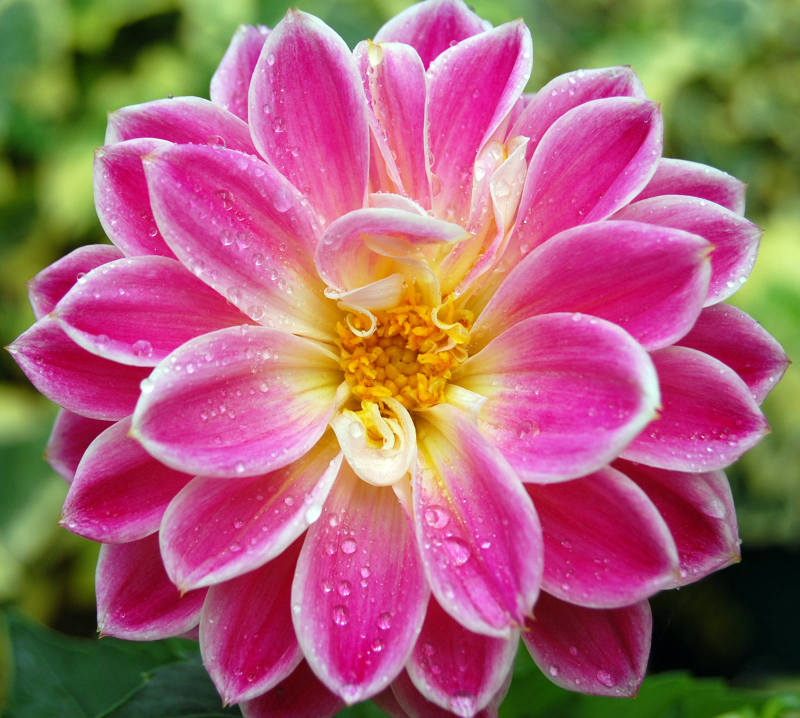
#> input picture images/flow.jpeg, 1600 x 1436 px, found by its file name (shown at 1/2 size)
$ python 05_transformations.py
#> lines starting #> are read from the running program, lines starting #| are printed output that depends on the picture
import cv2 as cv
import numpy as np
img = cv.imread('images/flow.jpeg')
#> img is the input picture: shape (1436, 1600, 3); mean B, G, R 113.5, 100.8, 165.8
cv.imshow('Flower',img)

#Transformation
def translate (img,x,y):
#> called with x = 100, y = 100
    transMat=np.float32([[1,0,x],[0,1,y]])
    dimensions=(img.shape[1],img.shape[0])
#> dimensions = (1600, 1436)
    return cv.warpAffine(img, transMat, dimensions)
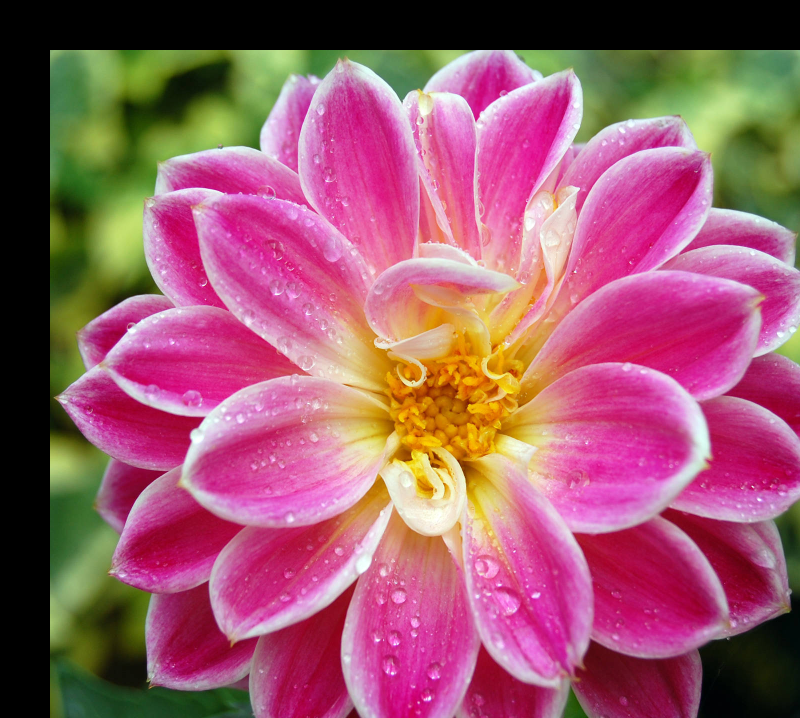
#> returned value: shape (1436, 1600, 3) (shown at 1/2 size); mean of channels 0, 1, 2 106, 89.3, 154.8; drawn as B, G, R

# -x -> Left
# -y -> Up
# x -> Right
# y-> Down

translated = translate(img, 100,100)
cv.imshow('Translated', translated)
cv.waitKey(0)

#Rotation
def rotate(img, angle, rotPoint=None):
#> called with angle = 45
    (height,width) = img.shape[:2]
#> height = 1436; width = 1600
    if rotPoint is None:
        rotPoint = (width//2,height//2)
#> rotPoint = (800, 718)
    rotMat = cv.getRotationMatrix2D(rotPoint, angle, 1.0)
    dimensions = (width, height)
#> dimensions = (1600, 1436)
    return cv.warpAffine(img, rotMat, dimensions)
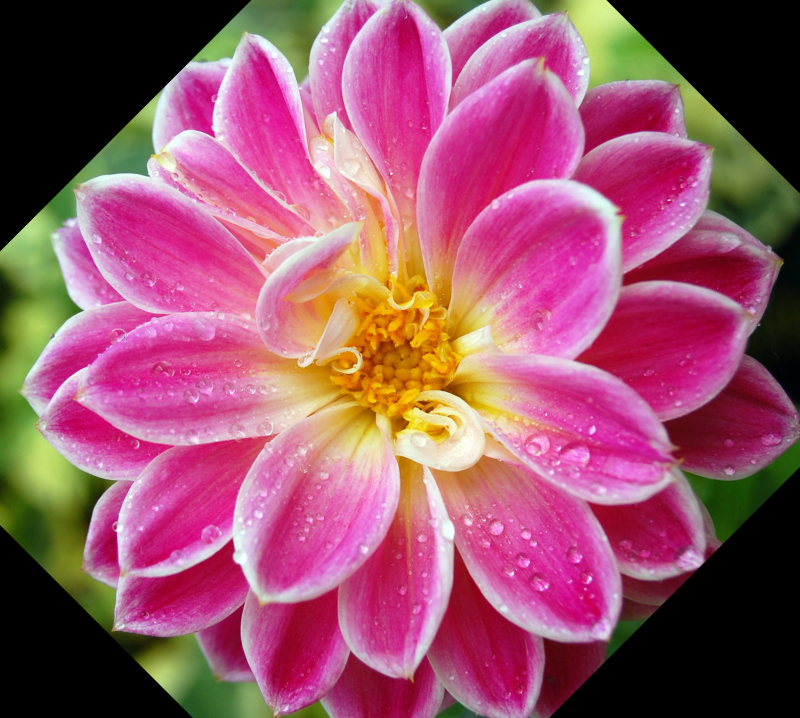
#> returned value: shape (1436, 1600, 3) (shown at 1/2 size); mean of channels 0, 1, 2 105.4, 83.5, 153.2; drawn as B, G, R
rotated = rotate(img,45)
cv.imshow('Rotated',rotated)
cv.waitKey(0)

#Resizing
resized = cv.resize(img, (500,500), interpolation=cv.INTER_CUBIC)
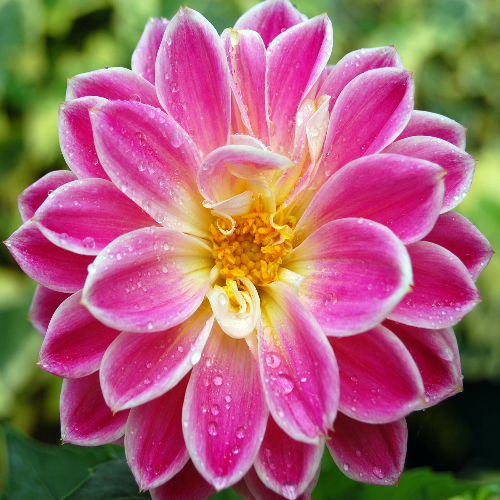
#> resized: shape (500, 500, 3); mean B, G, R 113.5, 100.8, 165.8
cv.imshow('Resized', resized)
cv.waitKey(0)

#Flipping
flip = cv.flip(img,0)
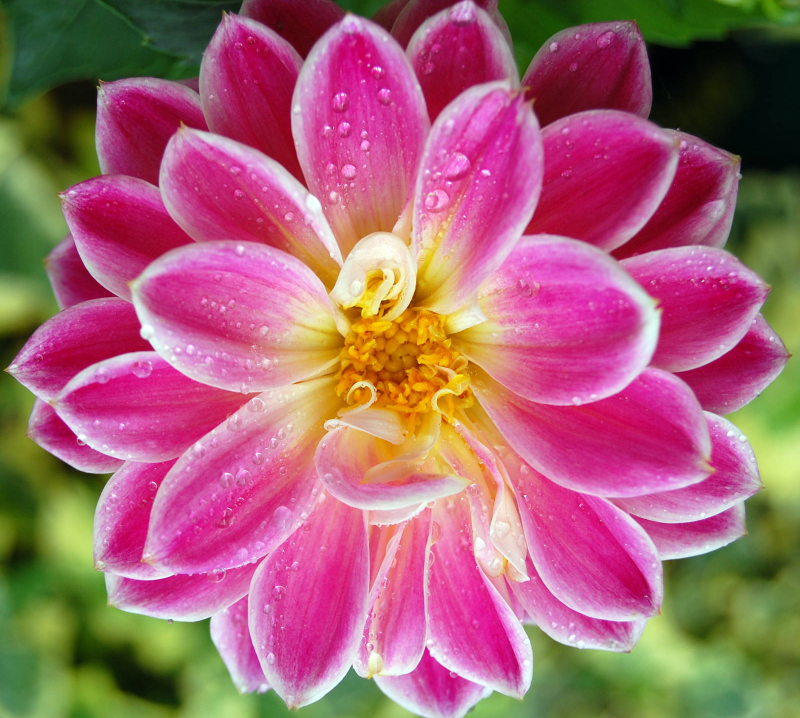
#> flip: shape (1436, 1600, 3) (shown at 1/2 size); mean B, G, R 113.5, 100.8, 165.8
cv.imshow('Flipped',flip)
cv.waitKey(0)

#Cropping
cropped = img[200:400, 300:400]
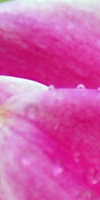
#> cropped: shape (200, 100, 3); mean B, G, R 172.9, 94.8, 212.2
cv.imshow('Cropped', cropped)
cv.waitKey(0)

$ run again, with images/face.jpeg copied over images/flow.jpeg
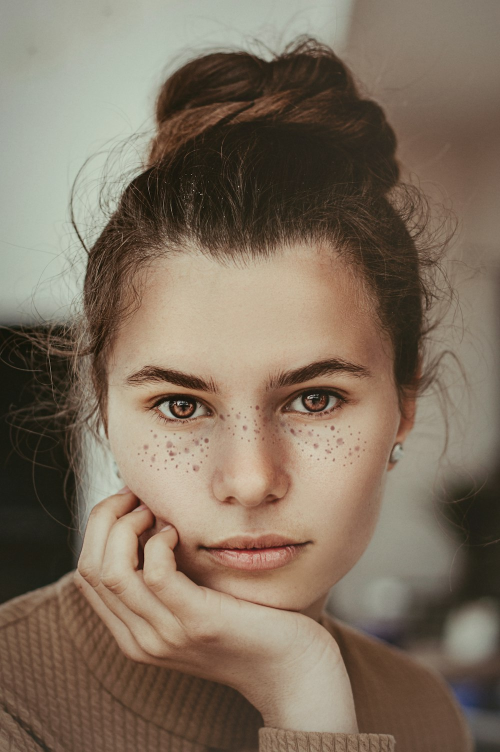
#> input picture images/face.jpeg, 1000 x 1504 px, found by its file name (shown at 1/2 size)
#> img is the input picture: shape (1504, 1000, 3); mean B, G, R 95, 111.7, 127.3
#> `flip = cv.flip(img,0)`:
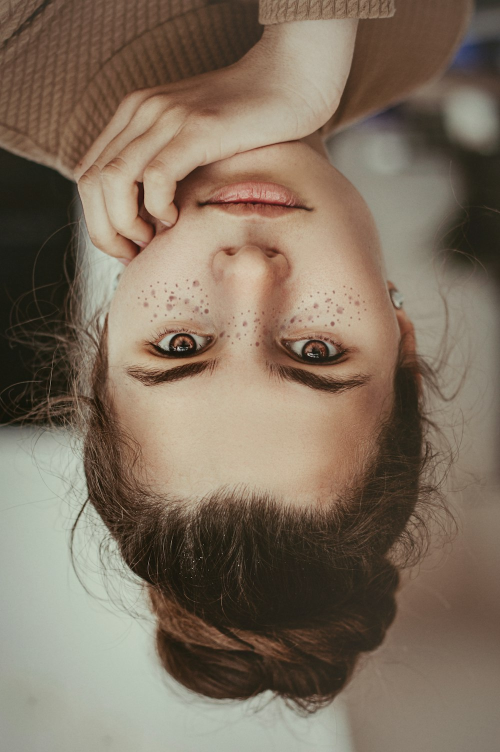
#> flip: shape (1504, 1000, 3) (shown at 1/2 size); mean B, G, R 95, 111.7, 127.3
#> `cropped = img[200:400, 300:400]`:
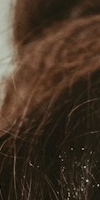
#> cropped: shape (200, 100, 3); mean B, G, R 36.9, 51.7, 68.1
